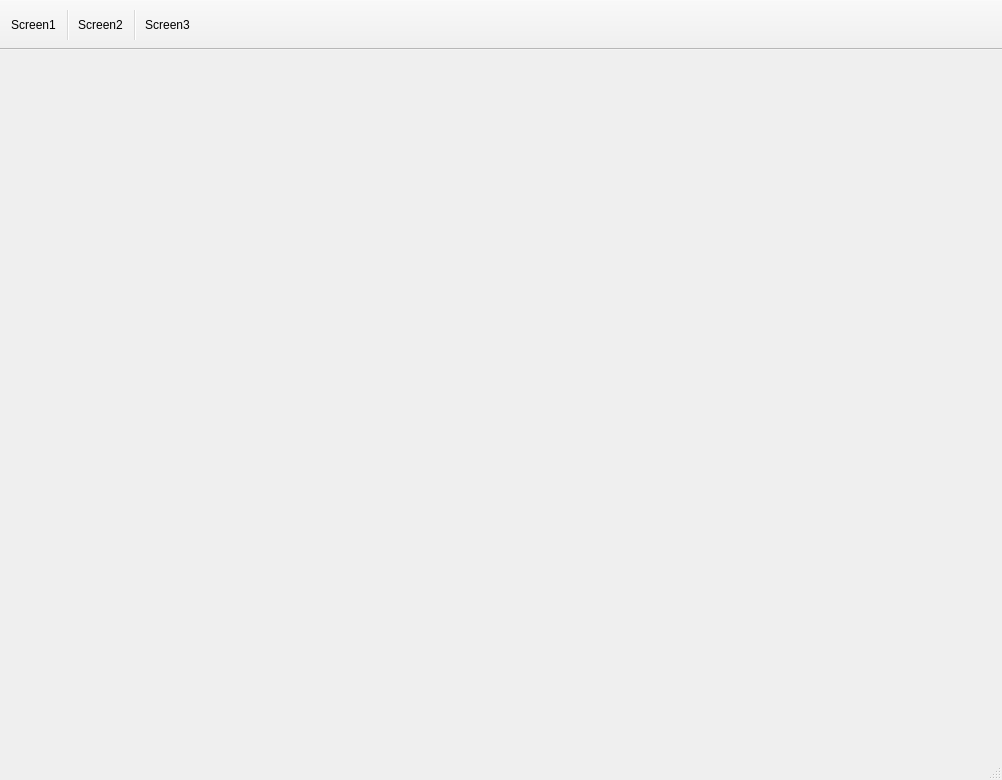
<?xml version="1.0" encoding="UTF-8"?>
<ui version="4.0">
 <class>MainWindow</class>
 <widget class="QMainWindow" name="MainWindow">
  <property name="geometry">
   <rect>
    <x>0</x>
    <y>0</y>
    <width>1002</width>
    <height>780</height>
   </rect>
  </property>
  <property name="windowTitle">
   <string>MainWindow</string>
  </property>
  <widget class="QWidget" name="centralwidget">
   <layout class="QGridLayout" name="gridLayout_2">
    <item row="0" column="0">
     <layout class="QGridLayout" name="gridLayout">
      <property name="horizontalSpacing">
       <number>14</number>
      </property>
      <property name="verticalSpacing">
       <number>50</number>
      </property>
     </layout>
    </item>
   </layout>
  </widget>
  <widget class="QToolBar" name="toolBar">
   <property name="sizePolicy">
    <sizepolicy hsizetype="Preferred" vsizetype="Fixed">
     <horstretch>0</horstretch>
     <verstretch>50</verstretch>
    </sizepolicy>
   </property>
   <property name="minimumSize">
    <size>
     <width>0</width>
     <height>50</height>
    </size>
   </property>
   <property name="windowTitle">
    <string>toolBar</string>
   </property>
   <property name="movable">
    <bool>false</bool>
   </property>
   <attribute name="toolBarArea">
    <enum>TopToolBarArea</enum>
   </attribute>
   <attribute name="toolBarBreak">
    <bool>false</bool>
   </attribute>
   <addaction name="actionScreen1"/>
   <addaction name="separator"/>
   <addaction name="actionScreen2"/>
   <addaction name="separator"/>
   <addaction name="actionScreen3"/>
  </widget>
  <widget class="QStatusBar" name="statusbar"/>
  <action name="actionScreen1">
   <property name="text">
    <string>Screen1</string>
   </property>
  </action>
  <action name="actionScreen2">
   <property name="enabled">
    <bool>true</bool>
   </property>
   <property name="text">
    <string>Screen2</string>
   </property>
  </action>
  <action name="actionScreen3">
   <property name="text">
    <string>Screen3</string>
   </property>
  </action>
 </widget>
 <resources/>
 <connections/>
</ui>
